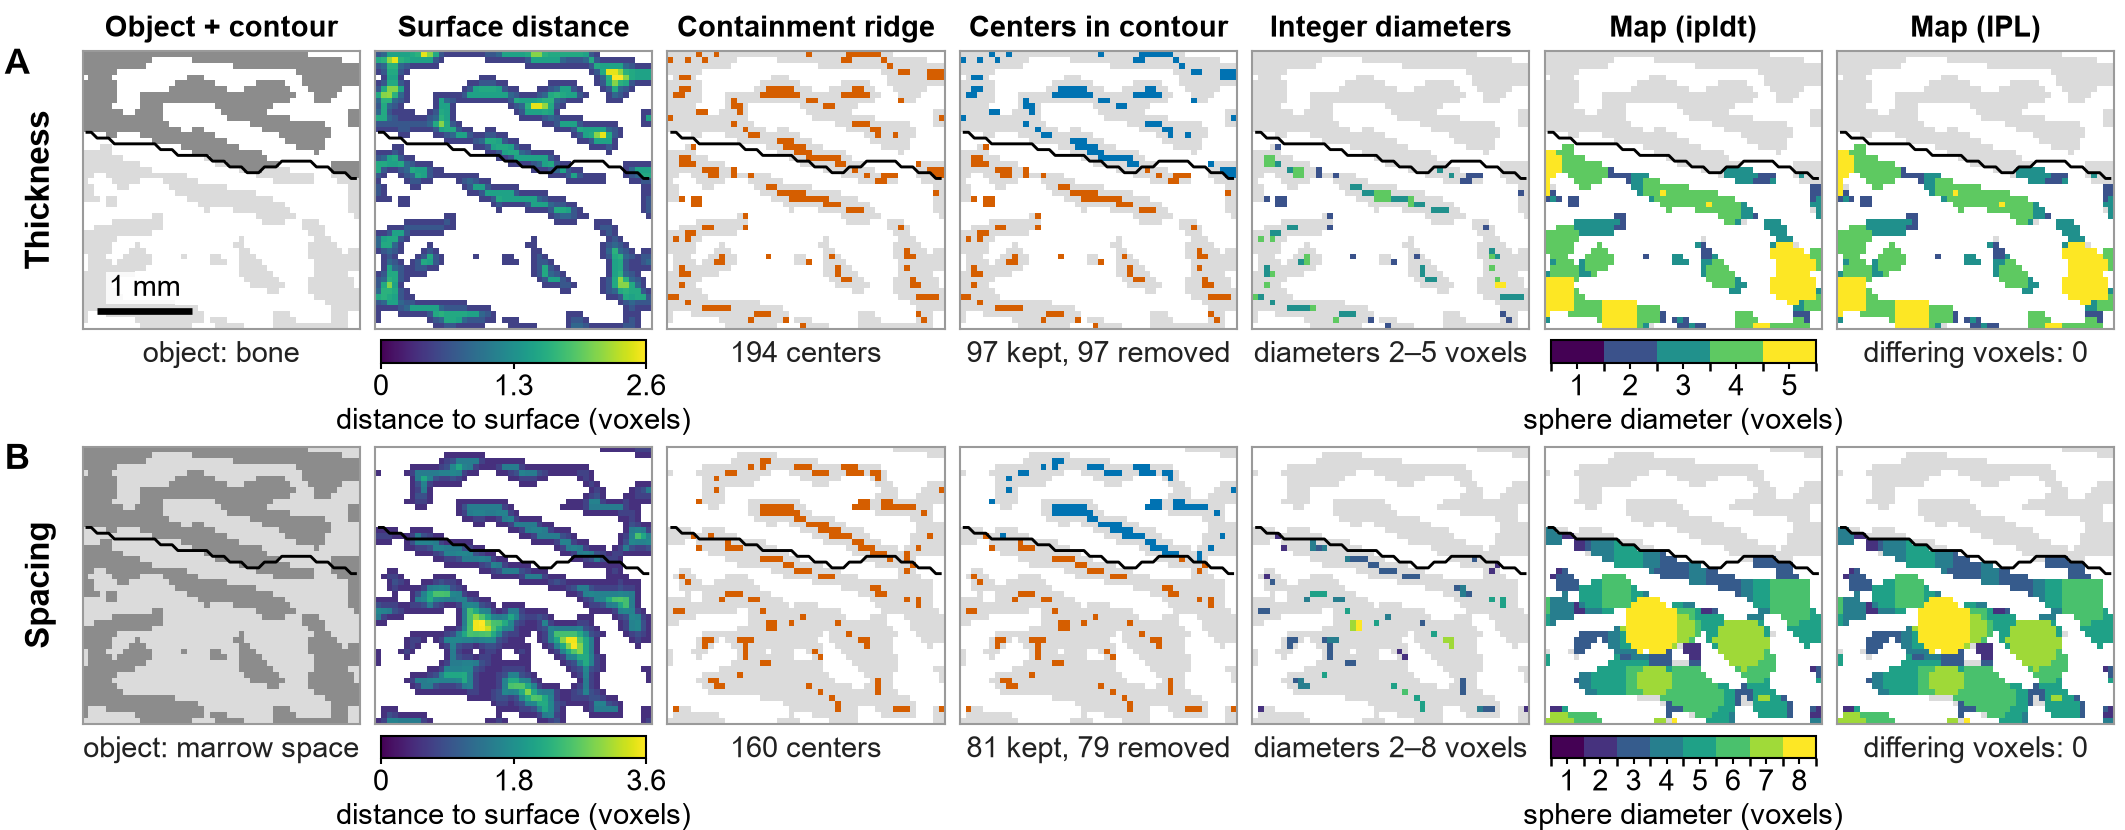

The script that saved this image:
"""fig4_dt.py -- Figure 4 of the ipldt / ORMIR-BQRL manuscript: the distance-transform engine on real data.

Two rows of seven crops from one XtremeCT II patella scan (one 48 x 48-voxel window of one slice, the same
window in both rows), read left to right as the engine runs:

    segmentation with contour -> surface distance -> containment ridge -> centres inside the contour
    -> integer diameters -> the map drawn by ipldt -> the map computed by IPL (differing voxels: 0)

  row (a)  thickness: the object is the bone segmentation, the region of interest is the trabecular contour
           (IPL /dt_thickness; the map IPL delivers as TRAB_TH for this cohort).  With --object trabseg the
           object is the trabecular segmentation instead (Script 32's Tb.Th; IPL file TRAB_TH_old).
  row (b)  spacing: the object is the marrow space (NOT segmentation), same contour (IPL /dt_spacing, TRAB_SP).

Every panel is computed here with the package's own stage functions (ipldt.field.sir_quad, ipldt.core
surface_distance / ridge / peel_gobj / diameters / draw_spheres, GPU kernels when CuPy is available); the map of
panel 6 is the public API's result (ipldt.dt_thickness / ipldt.dt_spacing), asserted equal to the stage chain,
and the count on panel 7 is the number of voxels of the whole 3-D grid on which that map differs from IPL's map.
Parameters are IPL's standard values (ridge_epsilon 0.9, assign_epsilon 0.5, peel_iter -1, version 3).

Run from the repository root in the `ormir` environment:

    python manuscript/figures/fig4_dt.py
        [--data <IPLDT_LAB_ROOT>/PFJOA/XCT_masks_full_grab/PFJ-0be66a_R] [--base X2420448]
        [--slice 84] [--object seg|trabseg] [--one-row] [--out manuscript/figures]

Writes fig4_dt.png (300 dpi), fig4_dt.svg and fig4_dt_numbers.json (every number drawn, for the legend).
"""
from __future__ import annotations

import argparse
import json
import os
import sys
import time
import warnings

import numpy as np
import matplotlib

matplotlib.use("Agg")
import matplotlib.pyplot as plt  # noqa: E402
from matplotlib import colors  # noqa: E402
from matplotlib.cm import ScalarMappable  # noqa: E402

HERE = os.path.dirname(os.path.abspath(__file__))
REPO = os.path.dirname(os.path.dirname(HERE))
sys.path.insert(0, os.path.join(REPO, "validation"))  # noqa: E402  (datapaths, result_sets)
from datapaths import lab_path, public_path  # noqa: E402
from result_sets import OSLH_AUTO, OSLH_NOEDIT  # noqa: E402
sys.path.insert(0, REPO)
warnings.filterwarnings("ignore", message="CUDA path could not be detected")
import ipldt  # noqa: E402
from ipldt.core import ridge, surface_distance, diameters, draw_spheres, peel_gobj  # noqa: E402
from ipldt.field import sir_quad  # noqa: E402
from ipldt.gpu import cupy_available  # noqa: E402

DATA_DEFAULT = lab_path("PFJOA/XCT_masks_full_grab/PFJ-0be66a_R")
BASE_DEFAULT = "X2420448"
T0 = time.time()

RIDGE_EPS, ASSIGN_EPS, PEEL_ITER, VERSION = 0.9, 0.5, -1, 3      # IPL's standard values


def say(*a):
    print(f"[{time.time() - T0:6.1f}s]", *a, flush=True)


# ------------------------------------------------------------------------------------------ style
# Okabe-Ito colour-blind-safe palette; viridis for the scalar fields.
OI = dict(orange="#E69F00", sky="#56B4E9", green="#009E73", blue="#0072B2", verm="#D55E00", purple="#CC79A7")
BG = np.array([1.0, 1.0, 1.0])
OBJ = np.array([0.86, 0.86, 0.86])        # object voxels without a value
CORT = np.array([0.55, 0.55, 0.55])       # cortical label, panel 1 of row (a)
CONTOUR = "#000000"
PT = 7.0                                  # smallest font at print size (points)
plt.rcParams.update({"font.family": "Arial", "font.size": PT, "axes.linewidth": 0.5, "svg.fonttype": "none",
                     "figure.dpi": 100, "savefig.dpi": 300, "pdf.fonttype": 42})

W_MM = 180.0
MM = 1.0 / 25.4


def rgb(c):
    return np.array(colors.to_rgb(c))


def diam_cmap(vmax):
    """Discrete colour scale for integer diameters 1..vmax (viridis); 0 is handled by the caller."""
    base = plt.get_cmap("viridis", vmax)
    cm = colors.ListedColormap(base(np.arange(vmax)))
    norm = colors.BoundaryNorm(np.arange(0.5, vmax + 1.5, 1.0), cm.N)
    return cm, norm


# ------------------------------------------------------------------------------------------ data
def load(data, base):
    p = lambda nm: os.path.join(data, f"{base}_{nm}_decompressed.AIM")  # noqa: E731
    A = ipldt.read_aim(p("SEG"))
    dim, pos, el = A["dim"], A["pos"], float(A["el_size_mm"][0])
    seg = np.asarray(A["data"])
    L = lambda nm: np.asarray(ipldt.align_to(ipldt.read_aim(p(nm)), dim, pos))  # noqa: E731
    maps = {nm: L(nm).astype(np.int16) for nm in ("TRAB_TH", "TRAB_TH_old", "TRAB_SP")}
    trab_seg = L("TRAB_SEG") > 0
    mraw = ipldt.read_aim(p("TRAB_MASK"))
    G_own = ipldt.render_volume(np.asarray(mraw["data"]) > 0)
    G = np.asarray(ipldt.align_to(dict(data=G_own.astype(np.uint8), dim=mraw["dim"], pos=mraw["pos"]), dim, pos)) > 0
    say(f"grid {tuple(seg.shape)} (z, y, x), voxel {el:.4f} mm; SEG {int((seg > 0).sum()):,d} voxels "
        f"(cortical {int((seg == 127).sum()):,d}, trabecular {int((seg == 126).sum()):,d}); rendered trabecular contour "
        f"{int(G.sum()):,d} voxels; trabecular segmentation {int(trab_seg.sum()):,d} voxels, "
        f"{int((trab_seg & ~G).sum()):,d} of them outside the contour")
    return dict(seg=seg, el=el, G=G, trab_seg=trab_seg, maps=maps)


def ridge_any(obj, V):
    if cupy_available():
        from ipldt.gpu import ridge_gpu
        return ridge_gpu(obj, V, RIDGE_EPS)
    return ridge(obj, V, RIDGE_EPS)


def draw_any(z, y, x, D, shape):
    if cupy_available():
        from ipldt.gpu import draw_spheres_gpu
        return draw_spheres_gpu(z, y, x, D, shape, ASSIGN_EPS)
    return draw_spheres(z, y, x, D, shape, ASSIGN_EPS)


def run_stages(obj, G, public_map, label):
    """The stage chain on the whole volume; `public_map` is the public API's map, asserted equal."""
    obj = np.ascontiguousarray(obj, dtype=bool)
    V = sir_quad(obj)
    s = surface_distance(V)
    s[~obj] = 0.0
    cen_all = ridge_any(obj, V)
    cen = cen_all & peel_gobj(G, PEEL_ITER)
    z, y, x = np.nonzero(cen)
    D = diameters(obj, V, z, y, x, version=VERSION)
    m = draw_any(z, y, x, D, obj.shape)
    m[~obj] = 0
    m[~G] = 0
    n_diff_api = int((m != public_map).sum())
    assert n_diff_api == 0, f"{label}: stage chain and public API differ on {n_diff_api} voxels"
    Dmap = np.zeros(obj.shape, np.int16)
    Dmap[z, y, x] = D
    say(f"{label}: {int(cen_all.sum()):,d} ridge centres, {int(cen.sum()):,d} inside the contour, diameters "
        f"{int(D.min())}..{int(D.max())}, map support {int((m > 0).sum()):,d} voxels; stage chain == public API")
    return dict(obj=obj, s=s, cen_all=cen_all, cen=cen, Dmap=Dmap, map=m,
                n_cen_all=int(cen_all.sum()), n_cen=int(cen.sum()), n_removed=int((cen_all & ~cen).sum()),
                d_min=int(D.min()), d_max=int(D.max()), support=int((m > 0).sum()))


def choose_window(obj2d, g2d, cen2d, n=48, stride=4):
    """The n x n window of the slice that contains the contour (45-75 % inside), a moderate object fraction
    and the most balanced count of ridge centres inside / outside the contour."""
    H, W = obj2d.shape
    best = None
    for y0 in range(2, H - n - 2, stride):
        for x0 in range(2, W - n - 2, stride):
            g = g2d[y0:y0 + n, x0:x0 + n]
            gf = g.mean()
            if gf < 0.45 or gf > 0.75:
                continue
            of = obj2d[y0:y0 + n, x0:x0 + n].mean()
            if of < 0.30 or of > 0.65:
                continue
            c = cen2d[y0:y0 + n, x0:x0 + n]
            sc = min(int((c & g).sum()), int((c & ~g).sum()))
            if best is None or sc > best[0]:
                best = (sc, y0, x0)
    if best is None:
        raise RuntimeError("no window found")
    return best[1], best[2]


# ------------------------------------------------------------------------------------------ figure
def panel_images(S, seg, G, sl, dark2d=None, vmax=None):
    """The seven RGB crops of one row.  dark2d: voxels of panel 1 drawn in the darker grey (the cortical
    label in row (a); the whole bone in row (b), whose object is the marrow)."""
    obj = S["obj"][sl]
    base = np.where(obj[..., None], OBJ, BG)
    # 1 object with contour (the contour line is drawn on top)
    img1 = base.copy()
    if dark2d is not None:
        img1[dark2d] = CORT
    # 2 surface distance
    s = S["s"][sl]
    smax = float(s.max())
    img2 = base.copy()
    img2[obj] = plt.get_cmap("viridis")(s[obj] / smax)[:, :3]
    # 3 ridge centres
    img3 = base.copy()
    img3[S["cen_all"][sl]] = rgb(OI["verm"])
    # 4 centres inside the contour
    img4 = base.copy()
    kept = S["cen"][sl]
    removed = S["cen_all"][sl] & ~kept
    img4[removed] = rgb(OI["blue"])
    img4[kept] = rgb(OI["verm"])
    # 5 diameters at the kept centres; 6 our map; 7 IPL's map
    cm, norm = diam_cmap(vmax)
    img5 = base.copy()
    Dc = S["Dmap"][sl]
    img5[kept] = cm(norm(Dc[kept]))[:, :3]

    def map_img(m):
        im = base.copy()
        has = m > 0
        im[has] = cm(norm(m[has]))[:, :3]
        return im

    return [img1, img2, img3, img4, img5, map_img(S["map"][sl]), map_img(S["ipl"][sl])], smax, (cm, norm), \
        dict(centres=int(S["cen_all"][sl].sum()), kept=int(kept.sum()), removed=int(removed.sum()),
             d_min=int(Dc[kept].min()) if kept.any() else 0, d_max=int(Dc[kept].max()) if kept.any() else 0,
             s_max=smax, map_max=int(S["map"][sl].max()), ipl_max=int(S["ipl"][sl].max()))


def make_figure(rows, seg, G, z, y0, x0, n, el, out_png, out_svg):
    headers = ["Object + contour", "Surface distance", "Containment ridge", "Centers in contour",
               "Integer diameters", "Map (ipldt)", "Map (IPL)"]
    # ---- geometry in mm
    left, right, gap = 7.0, 1.0, 1.3
    P = (W_MM - left - right - 6 * gap) / 7.0
    hdr_h, cap_h, cb_h = 3.4, 3.0, 1.9
    below = 1.0 + cb_h + 2.7 + 2.9          # colour bar + tick labels + colour-bar label
    row_h = P + below
    top, bottom, row_gap = 1.0, 0.5, 1.5
    H_MM = top + hdr_h + len(rows) * row_h + (len(rows) - 1) * row_gap + bottom
    fig = plt.figure(figsize=(W_MM * MM, H_MM * MM))

    def ax_mm(x, y_top, w, h):
        return fig.add_axes([x / W_MM, 1.0 - (y_top + h) / H_MM, w / W_MM, h / H_MM])

    sl = (z, slice(y0, y0 + n), slice(x0, x0 + n))
    xs = np.arange(x0, x0 + n)
    ys = np.arange(y0, y0 + n)
    ext = (x0 - 0.5, x0 + n - 0.5, y0 + n - 0.5, y0 - 0.5)
    numbers = {}
    header_texts = []
    for r, row in enumerate(rows):
        py = top + hdr_h + r * (row_h + row_gap)          # top of this row's panels
        S = row["S"]
        dark2d = {"cortical": seg[sl] == 127, "bone": seg[sl] > 0}.get(row.get("dark"))
        vmax = int(max(S["map"][sl].max(), S["ipl"][sl].max()))
        imgs, smax, (cm, norm), crop = panel_images(S, seg, G, sl, dark2d=dark2d, vmax=vmax)
        n_diff = int((S["map"] != S["ipl"]).sum())
        numbers[row["key"]] = dict(crop=crop, differing_voxels_whole_grid=n_diff, voxels_compared=int(S["map"].size),
                                   n_centres_volume=S["n_cen_all"], n_centres_inside_contour=S["n_cen"],
                                   n_centres_removed=S["n_removed"], diameters_volume=[S["d_min"], S["d_max"]],
                                   map_support_volume=S["support"], ipl_support_volume=int((S["ipl"] > 0).sum()),
                                   colour_scale_max=vmax)
        captions = [row["object_caption"], None, f"{crop['centres']} centers",
                    f"{crop['kept']} kept, {crop['removed']} removed",
                    f"diameters {crop['d_min']}\u2013{crop['d_max']} voxels", None,
                    f"differing voxels: {n_diff}"]
        # row label
        fig.text((left - 3.6) / W_MM, 1.0 - (py + P / 2) / H_MM, row["label"], rotation=90,
                 ha="center", va="center", fontsize=PT + 1, fontweight="bold")
        fig.text((left - 6.6) / W_MM, 1.0 - (py - 0.3) / H_MM, row["letter"], ha="left", va="top",
                 fontsize=PT + 1.5, fontweight="bold")
        for i, img in enumerate(imgs):
            px = left + i * (P + gap)
            ax = ax_mm(px, py, P, P)
            ax.imshow(img, interpolation="nearest", extent=ext)
            ax.contour(xs, ys, G[sl].astype(float), levels=[0.5], colors=[CONTOUR], linewidths=0.7)
            ax.set_xticks([])
            ax.set_yticks([])
            for sp in ax.spines.values():
                sp.set_edgecolor("#9a9a9a")
            if r == 0:
                t = fig.text((px + P / 2) / W_MM, 1.0 - (py - hdr_h / 2 - 0.2) / H_MM, headers[i], ha="center",
                             va="center", fontsize=PT, fontweight="bold")
                header_texts.append((t, P))
            # scale bar on the first panel of the first row
            if r == 0 and i == 0:
                bar = 1.0 / el                                     # 1 mm in voxels
                bx, by = x0 + 2.0, y0 + n - 3.5
                ax.plot([bx, bx + bar], [by, by], color="black", lw=1.6, solid_capstyle="butt")
                ax.text(bx + bar / 2, by - 1.6, "1 mm", ha="center", va="bottom", fontsize=PT,
                        bbox=dict(boxstyle="square,pad=0.08", fc="white", ec="none", alpha=0.85))
            cy = py + P + 1.0
            if captions[i]:
                fig.text((px + P / 2) / W_MM, 1.0 - (cy + cap_h / 2 - 0.3) / H_MM, captions[i], ha="center",
                         va="center", fontsize=PT, color="#222222")
            if i == 1:                                           # surface-distance colour bar
                cax = ax_mm(px + 0.5, cy, P - 1.0, cb_h)
                sm = ScalarMappable(norm=colors.Normalize(0, smax), cmap="viridis")
                cb = fig.colorbar(sm, cax=cax, orientation="horizontal")
                ticks = [0, smax / 2, smax] if smax < 4 else list(np.arange(0, smax + 1e-9, 2))
                cb.set_ticks(ticks)
                cb.set_ticklabels([f"{t:g}" if abs(t - round(t)) < 1e-9 else f"{t:.1f}" for t in ticks])
                cb.ax.tick_params(labelsize=PT, length=1.5, pad=1.2, width=0.5)
                cb.outline.set_linewidth(0.5)
                cb.set_label("distance to surface (voxels)", fontsize=PT, labelpad=1.5)
            if i == 5:                                           # diameter colour bar (panels 5-7)
                cax = ax_mm(px + 0.5, cy, P - 1.0, cb_h)
                sm = ScalarMappable(norm=norm, cmap=cm)
                cb = fig.colorbar(sm, cax=cax, orientation="horizontal")
                step = 1 if vmax <= 8 else (2 if vmax <= 16 else 4)
                ticks = list(range(1, vmax + 1, step))
                if ticks[-1] != vmax:
                    ticks.append(vmax)
                cb.set_ticks(ticks)
                cb.set_ticklabels([str(t) for t in ticks])
                cb.ax.tick_params(labelsize=PT, length=1.5, pad=1.2, width=0.5)
                cb.outline.set_linewidth(0.5)
                cb.set_label("sphere diameter (voxels)", fontsize=PT, labelpad=1.5)
    # header widths at print size (labels must stay one line and inside their panel)
    fig.canvas.draw()
    rend = fig.canvas.get_renderer()
    for t, pw in header_texts:
        w_mm = t.get_window_extent(rend).width / fig.dpi * 25.4
        flag = "" if w_mm <= pw + 0.8 else "   <-- WIDER THAN PANEL"
        say(f"header '{t.get_text()}': {w_mm:.1f} mm of {pw:.1f} mm{flag}")
    fig.savefig(out_png, dpi=300)
    fig.savefig(out_svg)
    plt.close(fig)
    numbers["figure"] = dict(width_mm=W_MM, height_mm=round(H_MM, 1), panel_mm=round(P, 2), crop_voxels=n,
                             slice_index=z, window_origin_yx=[int(y0), int(x0)], voxel_mm=el, font_pt=PT)
    return numbers


# ------------------------------------------------------------------------------------------ main
def main():
    ap = argparse.ArgumentParser()
    ap.add_argument("--data", default=DATA_DEFAULT)
    ap.add_argument("--base", default=BASE_DEFAULT)
    ap.add_argument("--slice", type=int, default=84)
    ap.add_argument("--object", choices=("seg", "trabseg"), default="seg",
                    help="row (a) object: the bone segmentation (IPL's TRAB_TH of this cohort) or the trabecular "
                         "segmentation (Script 32's Tb.Th, IPL's TRAB_TH_old)")
    ap.add_argument("--one-row", action="store_true", help="thickness row only")
    ap.add_argument("--out", default=HERE)
    a = ap.parse_args()
    os.makedirs(a.out, exist_ok=True)
    say("backend:", "gpu" if cupy_available() else "cpu")
    P = load(a.data, a.base)
    seg, G, el = P["seg"], P["G"], P["el"]
    bone = seg > 0

    # row (a): thickness
    if a.object == "seg":
        obj_th, ipl_th = bone, P["maps"]["TRAB_TH"]
        caption, dark = "object: bone", "cortical"
    else:
        obj_th, ipl_th = P["trab_seg"], P["maps"]["TRAB_TH_old"]
        caption, dark = "object: trabecular bone", None
    r_th = ipldt.dt_thickness(obj_th, {"rendered": G}, voxel_size_mm=el, ridge_epsilon=RIDGE_EPS,
                              assign_epsilon=ASSIGN_EPS, peel_iter=PEEL_ITER, version=VERSION)
    S_th = run_stages(obj_th, G, r_th.map, "thickness")
    S_th["ipl"] = ipl_th
    say(f"thickness report: mean {r_th.report['Th_mm']:.6f} mm over {r_th.report['Th_n_voxels']:,d} voxels; "
        f"IPL's map: mean {float(ipl_th[ipl_th > 0].mean()) * el:.6f} mm over {int((ipl_th > 0).sum()):,d} voxels; "
        f"differing voxels {int((S_th['map'] != ipl_th).sum())} of {ipl_th.size:,d}")
    rows = [dict(key="thickness", S=S_th, label="Thickness", letter="A", object_caption=caption, dark=dark)]

    # row (b): spacing
    if not a.one_row:
        r_sp = ipldt.dt_spacing(bone, {"rendered": G}, voxel_size_mm=el, ridge_epsilon=RIDGE_EPS,
                                assign_epsilon=ASSIGN_EPS, peel_iter=PEEL_ITER, version=VERSION)
        S_sp = run_stages(~bone, G, r_sp.map, "spacing")
        S_sp["ipl"] = P["maps"]["TRAB_SP"]
        say(f"spacing report: mean {r_sp.report['Sp_mm']:.6f} mm over {r_sp.report['Sp_n_voxels']:,d} voxels; "
            f"IPL's map: mean {float(S_sp['ipl'][S_sp['ipl'] > 0].mean()) * el:.6f} mm over "
            f"{int((S_sp['ipl'] > 0).sum()):,d} voxels; differing voxels {int((S_sp['map'] != S_sp['ipl']).sum())} "
            f"of {S_sp['ipl'].size:,d}")
        rows.append(dict(key="spacing", S=S_sp, label="Spacing", letter="B", object_caption="object: marrow space",
                         dark="bone"))

    z = a.slice
    n = 48
    y0, x0 = choose_window(S_th["obj"][z], G[z], S_th["cen_all"][z], n)
    say(f"crop: slice {z}, window origin (y, x) = ({y0}, {x0}), {n} x {n} voxels = {n * el:.2f} mm")
    out_png = os.path.join(a.out, "fig4_dt.png")
    out_svg = os.path.join(a.out, "fig4_dt.svg")
    numbers = make_figure(rows, seg, G, z, y0, x0, n, el, out_png, out_svg)
    numbers["parameters"] = dict(ridge_epsilon=RIDGE_EPS, assign_epsilon=ASSIGN_EPS, peel_iter=PEEL_ITER,
                                 version=VERSION, row_a_object=a.object, backend="gpu" if cupy_available() else "cpu")
    numbers["reports"] = dict(thickness={k: v for k, v in r_th.report.items()})
    if not a.one_row:
        numbers["reports"]["spacing"] = {k: v for k, v in r_sp.report.items()}
    with open(os.path.join(a.out, "fig4_dt_numbers.json"), "w", encoding="utf-8") as f:
        json.dump(numbers, f, indent=1)
    say("written:", out_png, out_svg)


if __name__ == "__main__":
    main()
